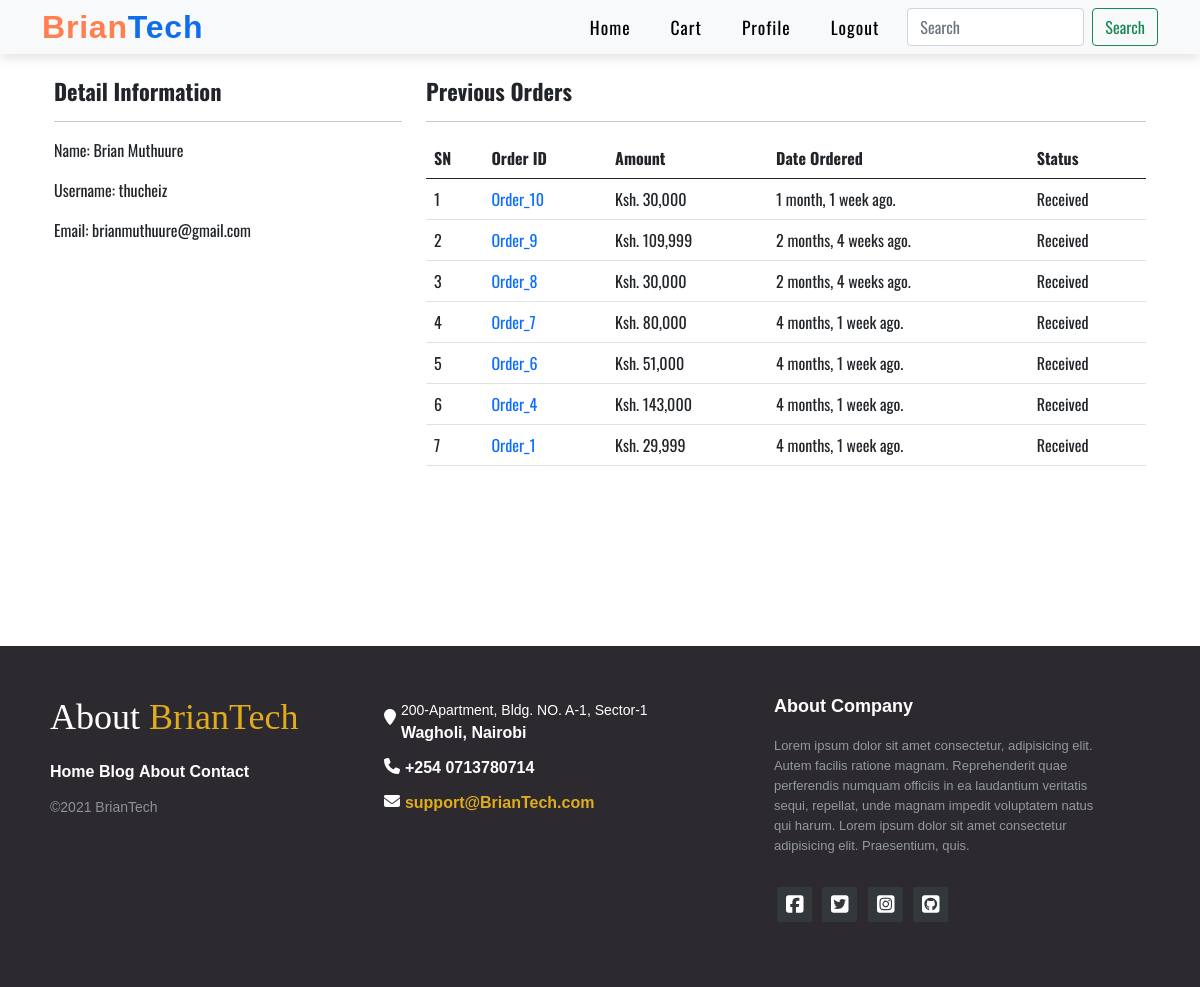
/profile/ (signed in), run on the app's committed database.
### main/models.py (models this page shows, shortened)
class Customer(models.Model):
    user = models.OneToOneField(User, on_delete=models.CASCADE)

class Order(models.Model):
    STATUS = (
        ('Received', 'Received'),
        ('Processing', 'Processing'),
        ('Completed', 'Completed'),
        ('Cancelled', 'Cancelled')
    )
    cart = models.OneToOneField(Cart, on_delete=models.CASCADE)
    created_by = models.CharField(max_length=200)
    phone = models.CharField(max_length=20)
    address = models.CharField(max_length=50)
    status = models.CharField(max_length=10, choices=STATUS)
    subtotal = models.PositiveIntegerField(default=0)
    total = models.PositiveIntegerField(default=0)
    date_created = models.DateTimeField(auto_now_add=True)
    class Meta:
        ordering = ('-id',)

### main/views.py (the view)
# urls.py: path('profile/', CustomerProfileView.as_view(), name='profile'),
class CustomerProfileView(TemplateView):
    template_name = 'customer/customer_profile.html'
    def dispatch(self, request, *args, **kwargs):
        if request.user.is_authenticated and Customer.objects.filter(user=request.user).exists():
            pass
        else:
            return redirect('/login/?next=/profile/')
        return super(CustomerProfileView, self).dispatch(request, *args, **kwargs)
    def get_context_data(self, **kwargs):
        customer = self.request.user.customer
        context = super(CustomerProfileView, self).get_context_data(**kwargs)
        context['customer'] = customer
        orders = Order.objects.filter(cart__customer=customer).order_by("-id")
        context['orders'] = orders
        return context

### templates/customer/customer_profile.html (shortened to what this page needs)
{% extends 'base.html' %}
{% load humanize %}
{% block content %}
<div class="container">
    <div class="row">
        <div class="col-md-4">
            <h3>Detail Information</h3><hr>
            <p><span class="font-weight-bold">Name: </span>{{customer.user.first_name}} {{customer.user.last_name}}</p>
            <p><span class="font-weight-bold">Username: </span>{{customer.user.username}}</p>
            <p><span class="font-weight-bold">Email: </span>{{customer.user.email}}</p>
        </div>
        <div class="col-md-8">
            <h3>Previous Orders</h3><hr>
            <table class="table">
                <thead>
                <tr>
                    <th>SN</th>
                    <th>Order ID</th>
                    <th>Amount</th>
                    <th>Date Ordered</th>
                    <th>Status</th>
                </tr>
                </thead>
                <tbody>
                {% for order in orders %}
                <tr>
                    <td>{{forloop.counter}}</td>
                    <td><a href="{% url 'main:customerorderdetail' order.id %}" >Order_{{order.id}}</a></td>
                    <td>Ksh. {{order.total|intcomma}}</td>
                    <td>{{order.date_created|timesince}} ago.</td>
                    <td>{{order.status}}</td>
                </tr>
                {% endfor %}
                </tbody>
            </table>
        </div>
    </div>
</div>
{% endblock %}

### static/css/main.css (style rules this page uses)
* { margin:0; padding:0; box-sizing:border-box; }
body { font-family: 'Oswald', sans-serif; overflow-x: hidden !important; }
a { text-decoration:none; }
h3 { font-size:1.4rem; font-weight:800; }

### data on the page
Customer: user.first_name "Brian", user.last_name "Muthuure", user.username "thucheiz", user.email "brianmuthuure@gmail.com"
Order: id "10", total "30,000", date_created "1 month, 1 week", status "Received"
Order: id "9", total "109,999", date_created "2 months, 4 weeks", status "Received"
Order: id "8", total "30,000", date_created "2 months, 4 weeks", status "Received"
Order: id "7", total "80,000", date_created "4 months, 1 week", status "Received"
Order: id "6", total "51,000", date_created "4 months, 1 week", status "Received"
Order: id "4", total "143,000", date_created "4 months, 1 week", status "Received"
Order: id "1", total "29,999", date_created "4 months, 1 week", status "Received"
